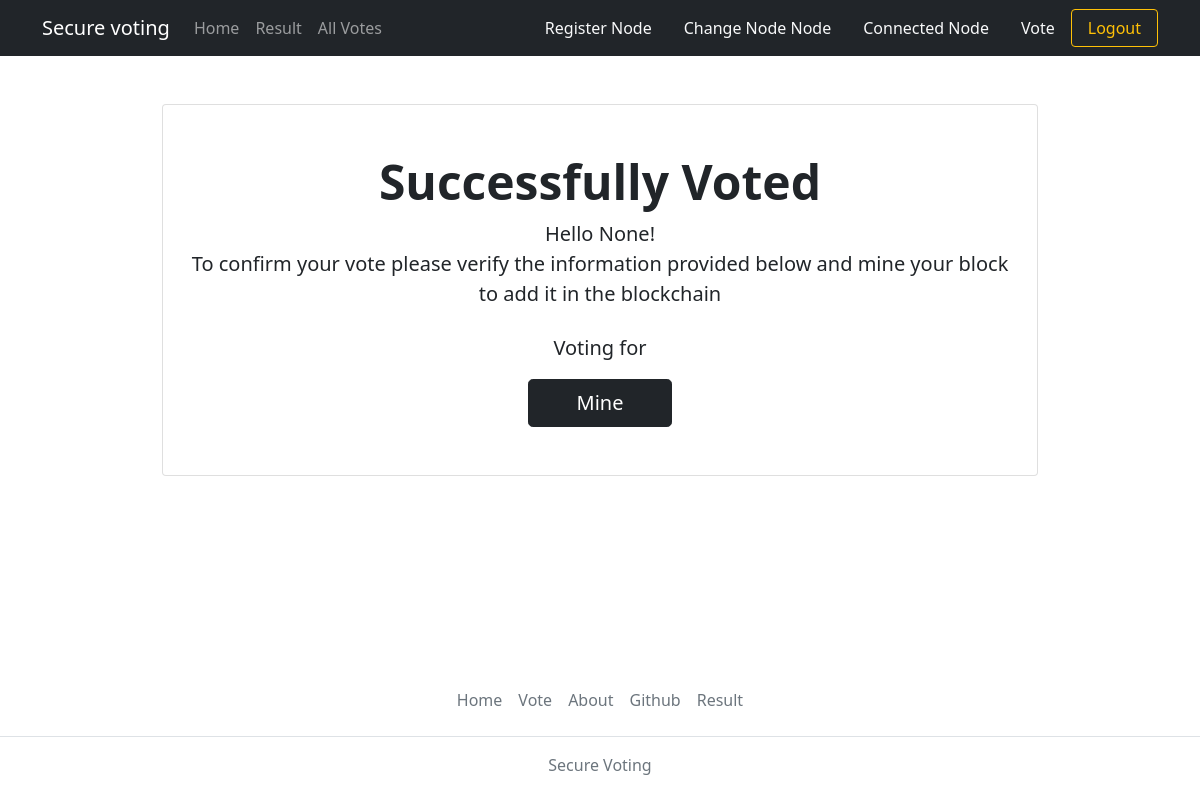
Before: /success/ (signed in) with the older database file.
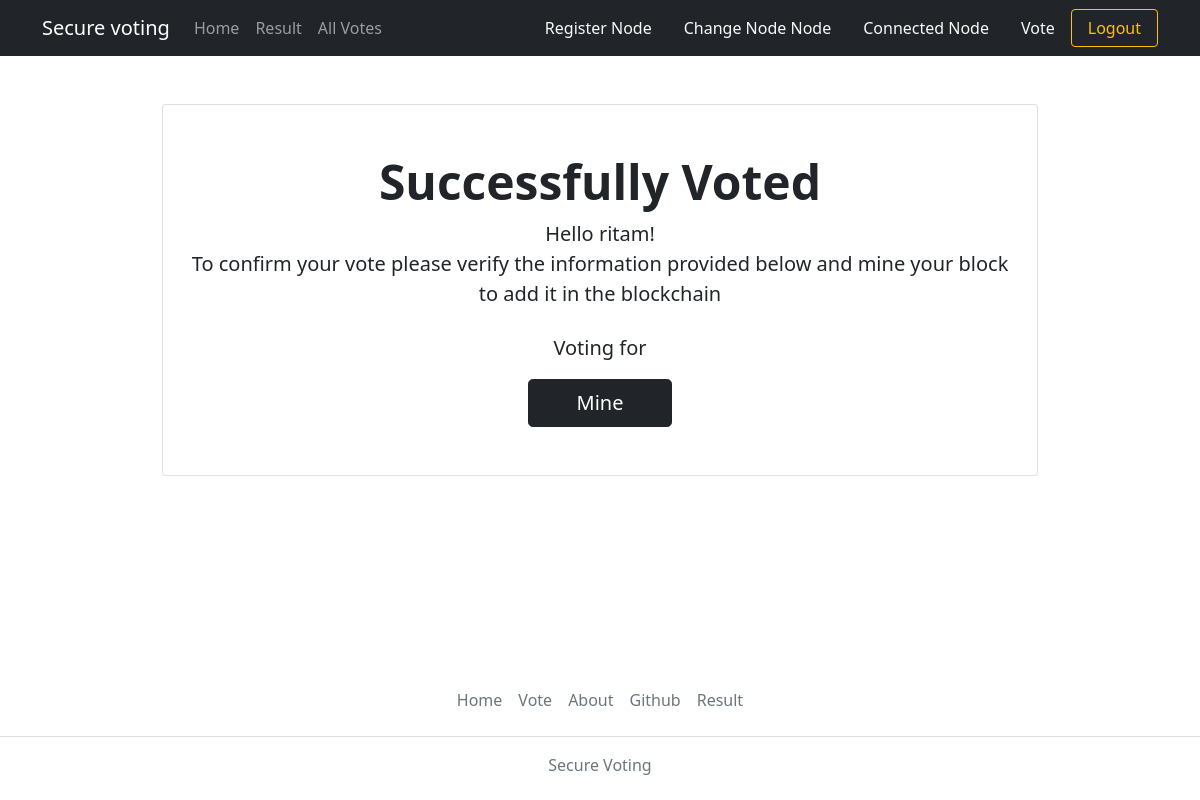
After: the same page with the newer database file.
### core/models.py (models this page shows, shortened)
class RegisteredVoters(AbstractUser):
    username = models.CharField(max_length=10, primary_key=True)
    name = models.CharField(max_length=200, null=True)
    email = models.EmailField(unique=True, null=True)
    phone = models.CharField(max_length=10, unique=True, null=True)
    age = models.IntegerField(default=0)
    otp = models.CharField(max_length=6)
    account_verified = models.BooleanField(default=False)
    vote_done = models.BooleanField(default=False)
    c_id = models.CharField(max_length=10, null=True)
    USERNAME_FIELD = 'username'
    REQUIRED_FIELD = []

### core/views.py (the view)
# urls.py: path('success/', views.success, name='success'),
@login_required(login_url='login')
def success(request):
    return render(request, 'success.html')

### core/templates/success.html
{% extends "base.html" %} {% block content %}
<section style="max-width: 900px; margin: 0 auto" class="container">
  <div class="px-4 py-5 my-5 text-center card animated fadeIn">
    <h1 class="display-5 fw-bold">Successfully Voted</h1>
    <div class="col-lg-12 mx-auto">
      <p class="lead mb-4">
        Hello <b>{{user.name}}!</b><br />
        To confirm your vote please verify the information provided below and
        mine your block to add it in the blockchain
      </p>
      <div class="mb-3 lead">Voting for <b>{{voter_details.candidate}}</b></div>
      <div class="d-grid gap-2 d-sm-flex justify-content-sm-center">
        <a
          type="button"
          class="btn btn-dark btn-lg px-5 gap-3"
          href="{% url 'mine'%}"
          >Mine</a
        >
      </div>
    </div>
  </div>
</section>
{% endblock %}

### core/templates/base.html (shortened to what this page needs)
{% load static %}
<!DOCTYPE html>
<html lang="en">
  <head>
    <link
      href="https://cdn.jsdelivr.net/npm/bootstrap@5.1.3/dist/css/bootstrap.min.css"
      rel="stylesheet"
    />
    <link
      rel="stylesheet"
      href="https://cdnjs.cloudflare.com/ajax/libs/Chart.js/2.8.0/Chart.min.css"
    />
    <link
      href="https://cdnjs.cloudflare.com/ajax/libs/font-awesome/5.15.1/css/all.min.css"
      rel="stylesheet"
    />
    <link
      rel="stylesheet"
      href="https://cdnjs.cloudflare.com/ajax/libs/animate.css/3.7.0/animate.min.css"
    />
  </head>
  <body>
    <div style="position: relative; min-height: 90vh">
      <div style="padding-bottom: 2.5rem">
        <header>
          <nav class="navbar navbar-expand-lg navbar-dark bg-dark">
            <div class="container">
              <a class="navbar-brand" href="{% url 'home' %}">Secure voting</a>
              <div class="collapse navbar-collapse" id="navbarSupportedContent">
                <ul class="navbar-nav me-auto mb-2 mb-lg-0">
                  <a class="nav-item nav-link" href="{% url 'home' %}">Home</a>
                  <a class="nav-item nav-link" href="{% url 'count_votes' %}"
                    >Result</a
                  >
                  <a class="nav-item nav-link" href="{% url 'all_votes' %}"
                    >All Votes</a
                  >
                </ul>
                {% if user.is_superuser %}
                <a
                  class="nav-item nav-link link-light"
                  href="{% url 'register_node' %}"
                  >Register Node</a
                >
                <a
                  class="nav-item nav-link link-light"
                  href="{% url 'change_node' %}"
                  >Change Node Node</a
                >
                <a
                  class="nav-item nav-link link-light"
                  href="{% url 'connected_node' %}"
                  >Connected Node</a
                >
                {% endif %} {% if user.is_authenticated %}
                <a
                  class="nav-item nav-link link-light"
                  href="{% url 'voting' %}"
                  >Vote</a
                >
                <a
                  type="button"
                  class="btn btn-outline-warning px-3"
                  href="{% url 'logout'%}"
                  >Logout</a
                >
                {% endif %}
              </div>
            </div>
          </nav>
        </header>
         {% block content %}{% endblock %}
      </div>
      <footer
        style="position: absolute; bottom: 0; width: 100%; height: 2.5rem"
        class="py-2 my-2"
      >
        <ul class="nav justify-content-center border-bottom pb-3 mb-3">
          <li class="nav-item">
            <a href="{% url 'home' %}" class="nav-link px-2 text-muted">Home</a>
          </li>
          <li class="nav-item">
            <a href="{% url 'voting' %}" class="nav-link px-2 text-muted"
              >Vote</a
            >
          </li>
          <li class="nav-item">
            <a href="#" class="nav-link px-2 text-muted">About</a>
          </li>
          <li class="nav-item">
            <a
              href="https://github.com/rit77777/final-year-project"
              class="nav-link px-2 text-muted"
              >Github</a
            >
          </li>
          <li class="nav-item">
            <a href="{% url 'count_votes' %}" class="nav-link px-2 text-muted"
              >Result</a
            >
          </li>
        </ul>
        <p class="text-center text-muted">Secure Voting</p>
      </footer>
    </div>
  </body>
</html>

Changed rows visible on the page:
changed RegisteredVoters: name "None" → "ritam"
